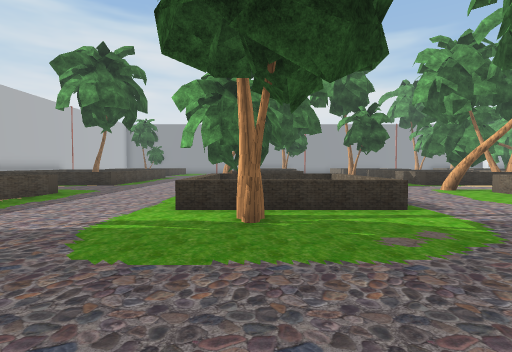
[1] (above)

24 first-person views from a walk through a 3-D level made in the Unity game engine. The camera is 1.5 m above the floor, tilts 2° down and sees 80° across. Doors are open. The floor is counted in squares, 2 m on a side. Each view is taken from the middle of a square. On the plan, view 1 faces up. The plan holds only what a view shows up to about 10 squares ahead; the rest is blank. The place goes on beyond the plan. The player character is not drawn. Some animated figures are left out. Some surface patterns are stand-ins.

[2]
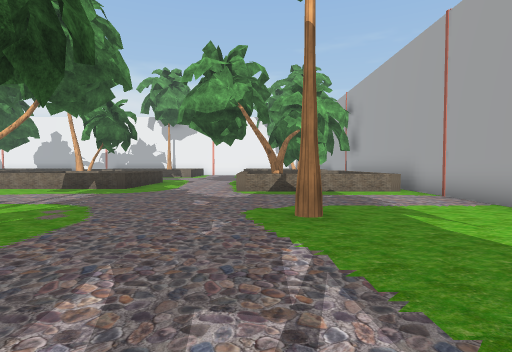

[3]
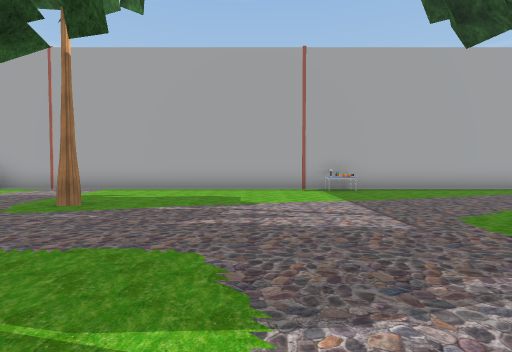

[4]
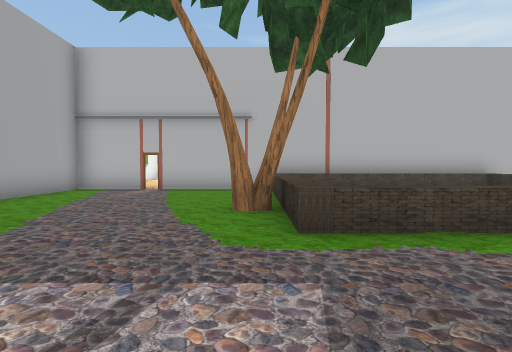

[5]
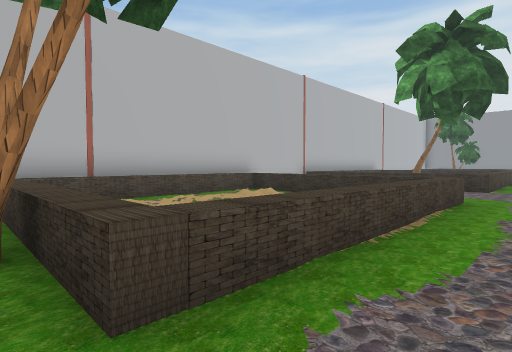

[6]
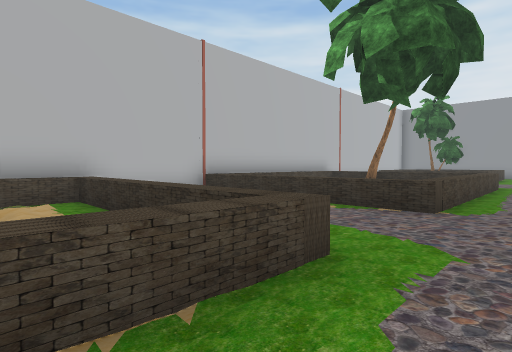

[7]
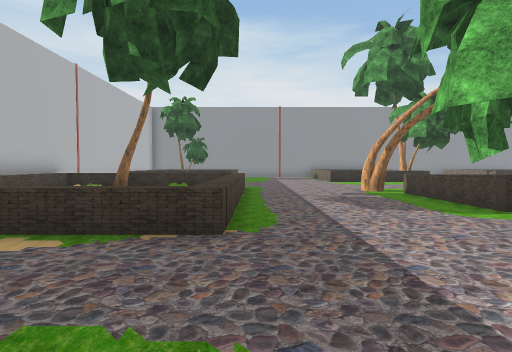

[8]
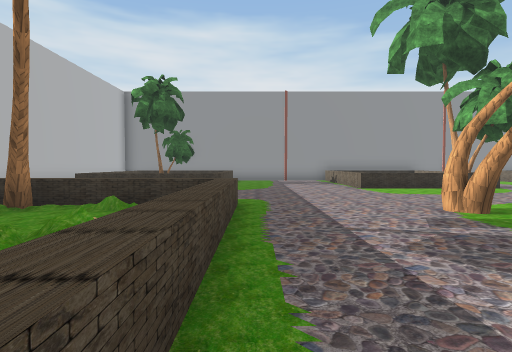

[9]
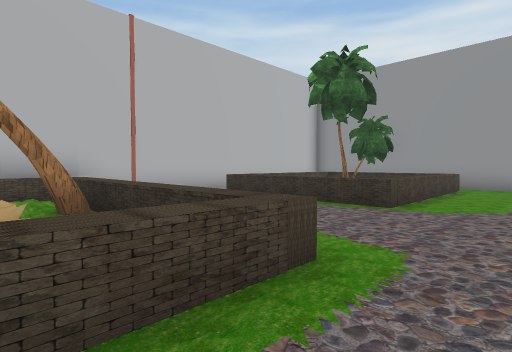

[10]
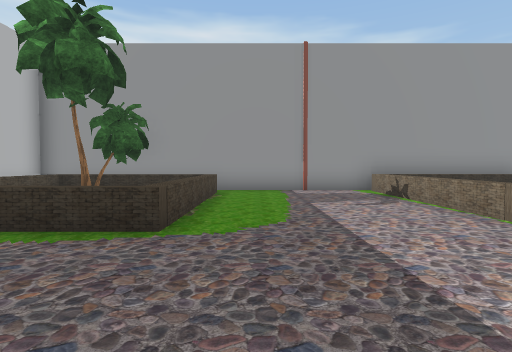

[11]
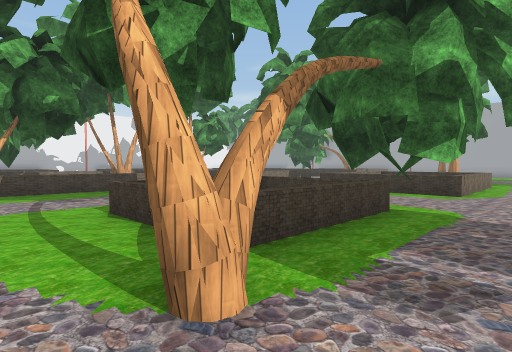

[12]
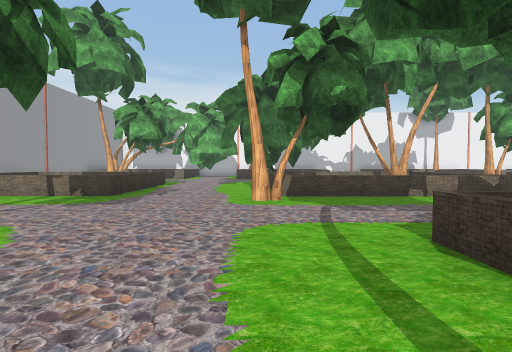

[13]
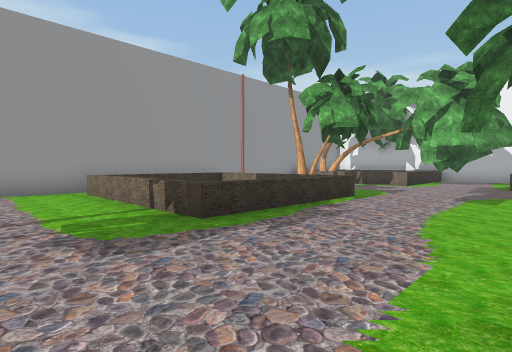

[14]
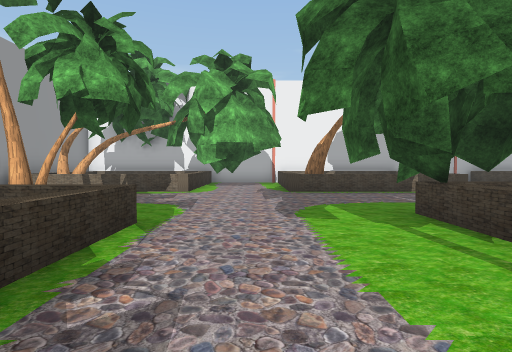

[15]
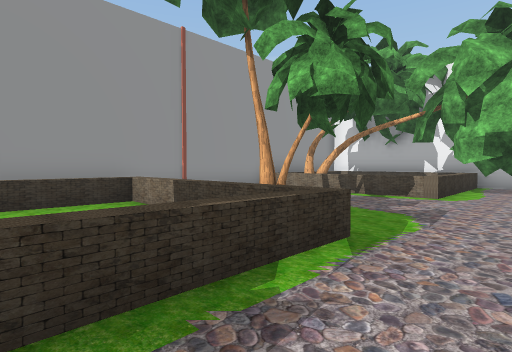

[16]
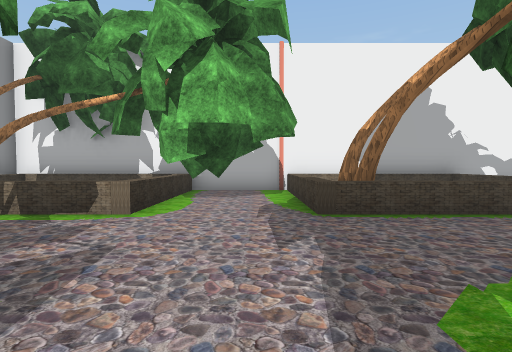

[17]
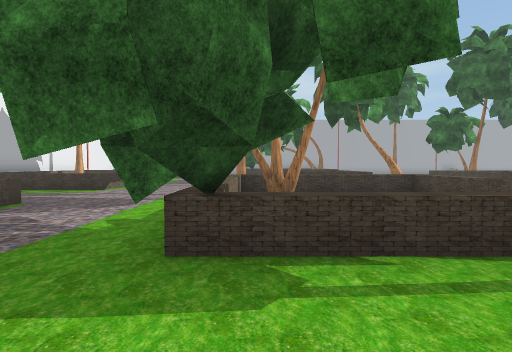

[18]
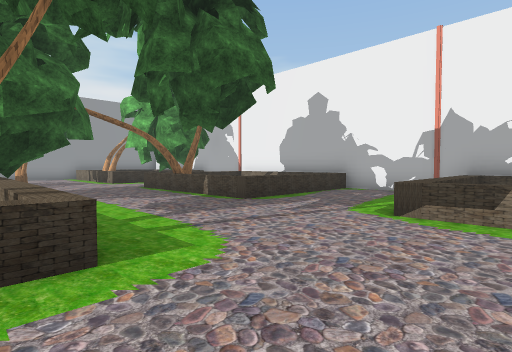

[19]
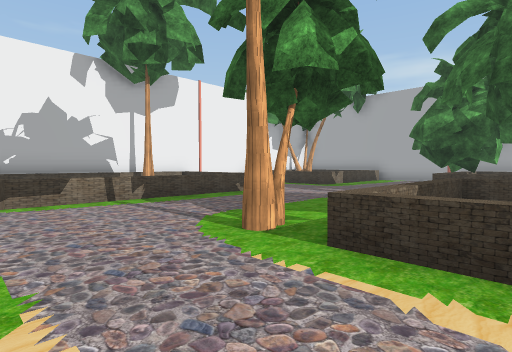

[20]
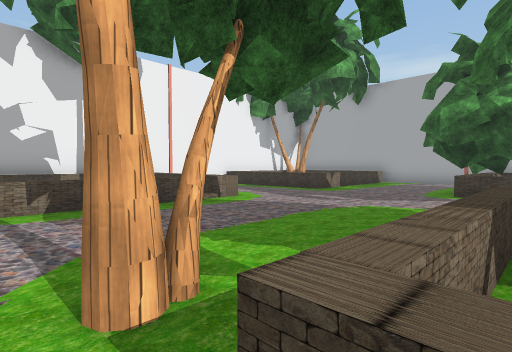

[21]
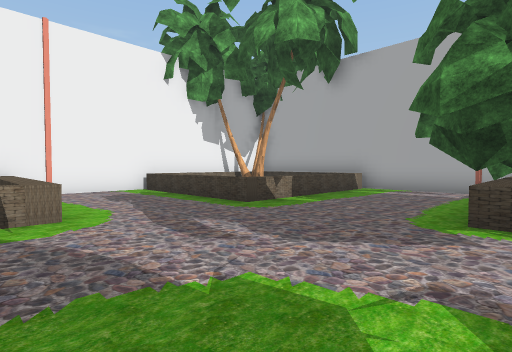

[22]
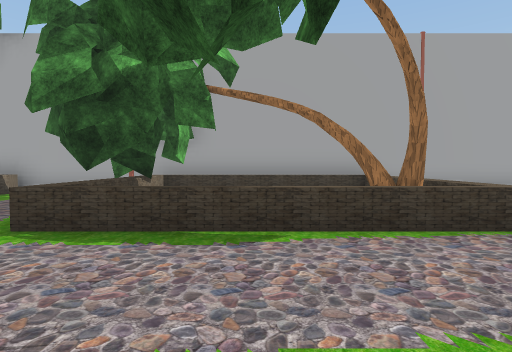

[23]
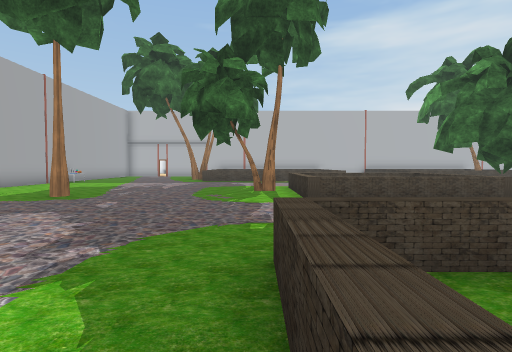

[24]
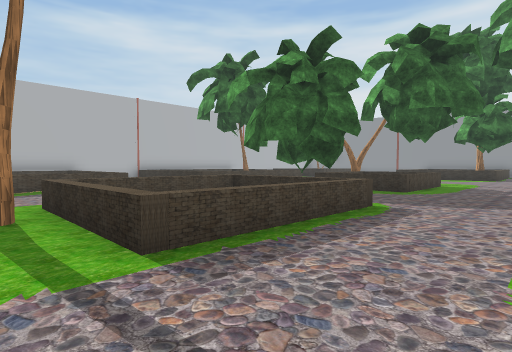

### Floor plan
Key: @ floor where view 1 was taken; # wall or solid block; x gap in a wall; . main floor; : floor 0.25 m higher than the main floor; = window, fence, low wall or low ledge; ^ raised ledge; T tree; O other object.
Columns run from 12 left of view 1 to 21 right of it. Each row starts with its distance up from view 1.
 28  ##########    #############
 27 #     .....^^^^  ..  ..     ^^ ^^
 26 # =T#^^....^     ..^^^^=    ^T  #
 25   =   ^....^     ..^   =    ^   #
 24   ^   ^....^     ..^   = T .^
 23 # ^   ^....^  T ...^   ^ ...^   #
 22 # ^^^^^....^==##...^^^^^....^##^^
 21 #   ..........................T..#
 20 #    ............................#
 19 #     ......................^^^^^
 18 #^^^^^^..........T......T...TT  ^
 17 #^:T.:^...TT.......^^^^TT...^   ^
 16 #^ ...^....T^^^.....   #T...^   ^
 15  ^   #^=...^  ^....^   =....^   ^
 14      #^....^  ^....^   #=...^^^^^
 13 #^    ^....^^^^..  ^  ##.........#
 12 #^^^^^^....TT....  ^^=##.........#
 11 #  .......... ...    ............#
 10 #    ........ ...... .......^...^
  9 #     .....^^^^...T. .......^   ^
  8 #^^^^^^....^  ^....^ ==.T...^   ^
  7 #^..  ^....^  ^....=  =.....^   #
  6 #^..  ^....=# ^....^  ^.....^
  5 #^..  ^....=#=^....== ^.....^
  4 #^..  ^.....T...............^^^^^
  3 #^:   ^..........................#
  2 #^^^^^^..........................#
  1 #  ..T...........................#
  0  ...........@.....^^^==^....^  =##
 -1  .............T...^#   =....^
 -2  .................^    #=...=
 -3 #.................^    #=...=
 -4 #......OO.........^^^^^x....=
 -5 #############################

Where each view was taken, in squares from view 1:
view 1: 0 up, 0 right, facing up
view 2: 0 up, 3 left, facing right
view 3: 5 up, 2 left, facing down
view 4: 1 up, 2 left, facing left
view 5: 1 up, 4 left, facing up-left
view 6: 6 up, 4 left, facing up-left
view 7: 8 up, 5 left, facing up
view 8: 12 up, 5 left, facing up
view 9: 16 up, 4 left, facing up-left
view 10: 18 up, 5 left, facing up
view 11: 18 up, 3 left, facing down-right
view 12: 18 up, 1 left, facing right
view 13: 18 up, 4 right, facing up-right
view 14: 20 up, 7 right, facing right
view 15: 20 up, 8 right, facing up-right
view 16: 20 up, 11 right, facing right
view 17: 20 up, 11 right, facing down
view 18: 9 up, 11 right, facing up-right
view 19: 11 up, 9 right, facing down-right
view 20: 9 up, 10 right, facing down-right
view 21: 5 up, 11 right, facing down-right
view 22: 4 up, 9 right, facing down
view 23: 4 up, 9 right, facing left
view 24: 4 up, 5 right, facing up-left
